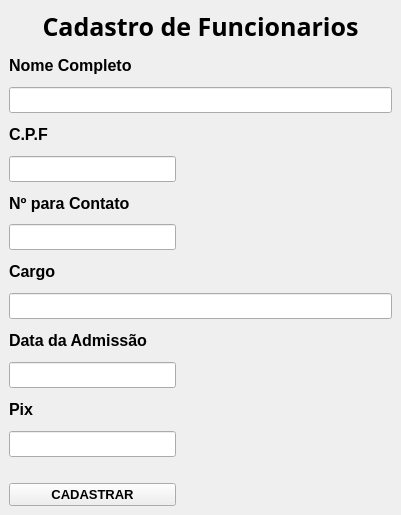
<?xml version="1.0" encoding="UTF-8"?>
<ui version="4.0">
 <class>Cadastro_Funcionarios</class>
 <widget class="QMainWindow" name="Cadastro_Funcionarios">
  <property name="geometry">
   <rect>
    <x>0</x>
    <y>0</y>
    <width>401</width>
    <height>515</height>
   </rect>
  </property>
  <property name="windowTitle">
   <string>MainWindow</string>
  </property>
  <property name="layoutDirection">
   <enum>Qt::LeftToRight</enum>
  </property>
  <widget class="QWidget" name="centralwidget">
   <layout class="QVBoxLayout" name="verticalLayout">
    <item>
     <widget class="QLabel" name="label_cadastro">
      <property name="enabled">
       <bool>true</bool>
      </property>
      <property name="font">
       <font>
        <family>Agency FB</family>
        <pointsize>19</pointsize>
        <weight>75</weight>
        <bold>true</bold>
       </font>
      </property>
      <property name="toolTipDuration">
       <number>-1</number>
      </property>
      <property name="lineWidth">
       <number>1</number>
      </property>
      <property name="text">
       <string>Cadastro de Funcionarios</string>
      </property>
      <property name="alignment">
       <set>Qt::AlignCenter</set>
      </property>
     </widget>
    </item>
    <item>
     <widget class="QLabel" name="label_Nome_Completo">
      <property name="font">
       <font>
        <family>Arial</family>
        <pointsize>12</pointsize>
        <weight>75</weight>
        <bold>true</bold>
       </font>
      </property>
      <property name="text">
       <string>Nome Completo</string>
      </property>
     </widget>
    </item>
    <item>
     <widget class="QLineEdit" name="lineEdit_Nome">
      <property name="font">
       <font>
        <family>Arial</family>
        <pointsize>11</pointsize>
       </font>
      </property>
     </widget>
    </item>
    <item>
     <widget class="QLabel" name="label_CPF">
      <property name="font">
       <font>
        <family>Arial</family>
        <pointsize>12</pointsize>
        <weight>75</weight>
        <bold>true</bold>
       </font>
      </property>
      <property name="text">
       <string>C.P.F</string>
      </property>
     </widget>
    </item>
    <item>
     <widget class="QLineEdit" name="lineEdit_Cpf">
      <property name="maximumSize">
       <size>
        <width>167</width>
        <height>16777215</height>
       </size>
      </property>
      <property name="font">
       <font>
        <family>Arial</family>
        <pointsize>11</pointsize>
       </font>
      </property>
     </widget>
    </item>
    <item>
     <widget class="QLabel" name="label_Numero_Contato">
      <property name="font">
       <font>
        <family>Arial</family>
        <pointsize>12</pointsize>
        <weight>75</weight>
        <bold>true</bold>
       </font>
      </property>
      <property name="text">
       <string>Nº para Contato</string>
      </property>
     </widget>
    </item>
    <item>
     <widget class="QLineEdit" name="lineEdit_NumeroContato">
      <property name="maximumSize">
       <size>
        <width>167</width>
        <height>16777215</height>
       </size>
      </property>
      <property name="font">
       <font>
        <family>Arial</family>
        <pointsize>11</pointsize>
       </font>
      </property>
     </widget>
    </item>
    <item>
     <widget class="QLabel" name="label_Cargo">
      <property name="font">
       <font>
        <family>Arial</family>
        <pointsize>12</pointsize>
        <weight>75</weight>
        <bold>true</bold>
       </font>
      </property>
      <property name="text">
       <string>Cargo</string>
      </property>
     </widget>
    </item>
    <item>
     <widget class="QLineEdit" name="lineEdit_Cargo">
      <property name="font">
       <font>
        <family>Arial</family>
        <pointsize>11</pointsize>
       </font>
      </property>
     </widget>
    </item>
    <item>
     <widget class="QLabel" name="label_DataAdmissao">
      <property name="font">
       <font>
        <family>Arial</family>
        <pointsize>12</pointsize>
        <weight>75</weight>
        <bold>true</bold>
       </font>
      </property>
      <property name="text">
       <string>Data da Admissão</string>
      </property>
     </widget>
    </item>
    <item>
     <widget class="QLineEdit" name="lineEdit_Data">
      <property name="maximumSize">
       <size>
        <width>167</width>
        <height>16777215</height>
       </size>
      </property>
      <property name="font">
       <font>
        <family>Arial</family>
        <pointsize>11</pointsize>
       </font>
      </property>
     </widget>
    </item>
    <item>
     <widget class="QLabel" name="label_Pix">
      <property name="font">
       <font>
        <family>Arial</family>
        <pointsize>12</pointsize>
        <weight>75</weight>
        <bold>true</bold>
       </font>
      </property>
      <property name="text">
       <string>Pix</string>
      </property>
     </widget>
    </item>
    <item>
     <widget class="QLineEdit" name="lineEdit_Pix">
      <property name="maximumSize">
       <size>
        <width>167</width>
        <height>16777215</height>
       </size>
      </property>
      <property name="font">
       <font>
        <family>Arial</family>
        <pointsize>11</pointsize>
       </font>
      </property>
     </widget>
    </item>
    <item>
     <spacer name="horizontalSpacer">
      <property name="orientation">
       <enum>Qt::Horizontal</enum>
      </property>
      <property name="sizeHint" stdset="0">
       <size>
        <width>40</width>
        <height>20</height>
       </size>
      </property>
     </spacer>
    </item>
    <item>
     <widget class="QPushButton" name="pushButton_Cadastrar">
      <property name="sizePolicy">
       <sizepolicy hsizetype="Minimum" vsizetype="Fixed">
        <horstretch>0</horstretch>
        <verstretch>0</verstretch>
       </sizepolicy>
      </property>
      <property name="maximumSize">
       <size>
        <width>167</width>
        <height>16777215</height>
       </size>
      </property>
      <property name="font">
       <font>
        <pointsize>10</pointsize>
        <weight>75</weight>
        <bold>true</bold>
        <kerning>true</kerning>
       </font>
      </property>
      <property name="text">
       <string>CADASTRAR</string>
      </property>
      <property name="iconSize">
       <size>
        <width>16</width>
        <height>16</height>
       </size>
      </property>
     </widget>
    </item>
   </layout>
  </widget>
 </widget>
 <resources/>
 <connections/>
</ui>
